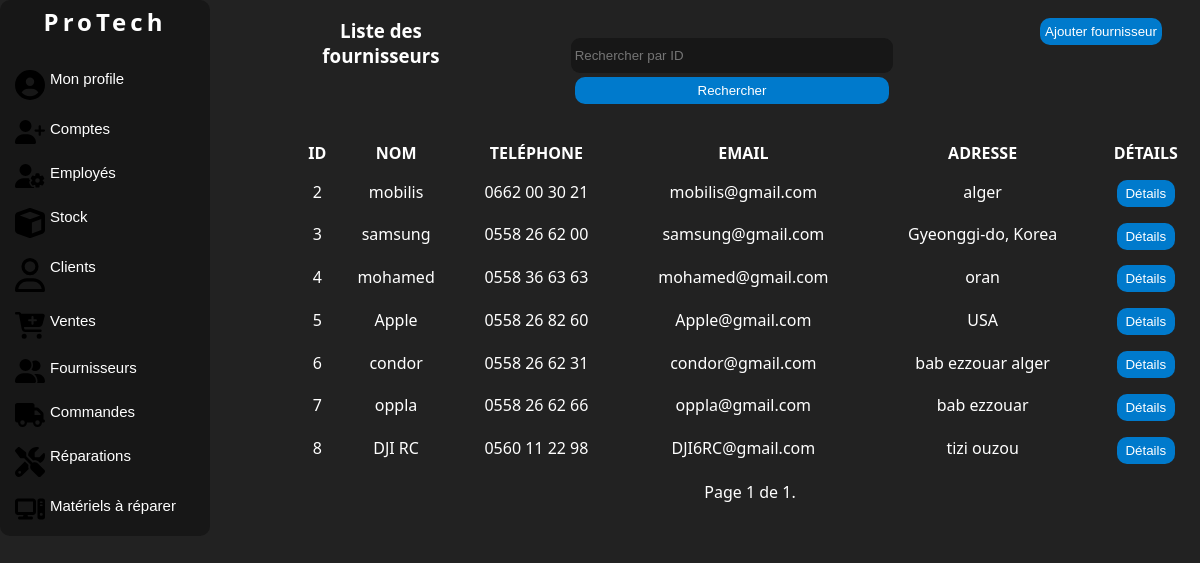
Page /fournisseurs/ (signed in) on the committed database.
### manager/models.py (models this page shows, shortened)
class Supplier(models.Model):
    name = models.CharField(max_length=100, db_column='Nom')
    phone = PhoneNumberField(unique=True, region='DZ', db_column='Téléphone')
    email = models.EmailField(unique=True, db_column='Email')
    address = models.TextField(db_column='Adresse')
    class Meta:
        db_table = 'Fournisseur'

### manager/views.py (the view)
# urls.py: path('fournisseurs/', views.SupplierListView.as_view(), name='supplier-list'),
class SupplierListView(LoginRequiredMixin,RoleRequiredMixin, ListView):
    model = Supplier
    template_name = 'listefournisseur.html'
    context_object_name = 'suppliers'
    paginate_by = 7
    form_class = FilterForm
    required_roles = ['Admin', 'Employé']
    def get_queryset(self):
        queryset = super().get_queryset()
        query = self.request.GET.get('query')
        if query:
            queryset = queryset.filter(id=query)
        return queryset
    def get_context_data(self, **kwargs):
        context = super().get_context_data(**kwargs)
        context['form'] = FilterForm(self.request.GET)
        return context

### manager/forms.py
class FilterForm(forms.Form):
    query = forms.IntegerField(label='', required=False,
                               widget=forms.TextInput(attrs={'placeholder': 'Rechercher par ID'}))

### manager/views.py (called while the page is built)
    def dispatch(self, request, *args, **kwargs):
        if not request.user.is_authenticated:
            return self.handle_no_permission()
        if not self.required_roles:  # if no role is required, continue
            return super().dispatch(request, *args, **kwargs)
        if not request.user.employee.role in self.required_roles:
            messages.error(request, 'Vous n\'avez pas la permission de consulter cette page.')
            return redirect('dashboard')  # or wherever
        return super().dispatch(request, *args, **kwargs)

### manager/templates/listefournisseur.html (shortened to what this page needs)
{% load static %}
{% load auth_extras %}
<!DOCTYPE html>
<html lang="en">
<head>
    <link rel="stylesheet" href="{% static 'css/style.css' %}">
    <link rel="stylesheet" href="{% static 'css/accueil.css' %}">
</head>
<body>
<div class="corp">
    <div class="nav">
        <div class="logo">
            <a href="{% url 'home' %}" class="link"><h2>ProTech</h2></a>
        </div>
        <br>
        <button class="value" onclick="location.href='{% url 'dashboard' %}'">
             Mon profile
        </button>
        {% if request.user.employee.role == 'Admin' %}
        <button class="value" onclick="location.href='{% url 'account-list' %}'">
            Comptes
        </button>
        <button class="value" onclick="location.href='{% url 'employee-list' %}'">
            Employés
        </button>
        {% endif %}
        {% if request.user.employee.role == 'Admin' or request.user.employee.role == 'Employé' %}
        <button class="value" onclick="location.href='{% url 'products-list' %}'">
            Stock
        </button>
        <button class="value" onclick="location.href='{% url 'client-list' %}'">
            Clients
        </button>
        <button class="value" onclick="location.href='{% url 'sale-list' %}'">
            Ventes
        </button>
        <button class="value" onclick="location.href='{% url 'supplier-list' %}'">
            Fournisseurs
        </button>
        <button class="value" onclick="location.href='{% url 'purchase-order-list' %}'">
            Commandes
        </button>
        {% endif %}
        {% if request.user.employee.role == 'Admin' or request.user.employee.role == 'Réparateur' %}
        <button class="value" onclick="location.href='{% url 'repair-list' %}'">
            Réparations
        </button>
        <button class="value" onclick="location.href='{% url 'hardware-list' %}'">
            Matériels à réparer
        </button>
        {% endif %}
    </div>
    <div class="liste">
        <div class="c1">
            <div class="colone1"><h3>Liste des fournisseurs</h3></div>
            <div class="colone1">
                <form method="GET" action="">
                    {{ form }}
                    <button class="button" type="submit">Rechercher</button>
                </form>
            </div>
            <div class="colone1">
                <button class="button" onclick="location.href='{% url 'add-supplier' %}';">Ajouter fournisseur</button>
            </div>
        </div>
        <div class="c2">
            {% if suppliers %}
            <table>
                <thead>
                <tr>
                    <th>Id</th>
                    <th>Nom</th>
                    <th>Teléphone</th>
                    <th>Email</th>
                    <th>Adresse</th>
                    <th>Détails</th>
                </tr>
                </thead>
                <tbody id="tbody">
                {% for supplier in suppliers %}
                <tr>
                    <td>{{ supplier.id }}</td>
                    <td>{{ supplier.name }}</td>
                    <td>{{ supplier.phone }}</td>
                    <td>{{ supplier.email }}</td>
                    <td>{{ supplier.address }}</td>
                    <td>
                        <button class="button" id="detaill"
                                onclick="location.href='{% url 'supplier-detail' supplier.id %}';">Détails
                        </button>
                    </td>
                </tr>
                {% endfor %}
                </tbody>
            </table>
            {% else %}
            <p>Pas de fournisseurs trouvés.</p>
            {% endif %}
            <div class="pagination">
                <span class="step-links">
                    <span class="current">
                        Page {{ page_obj.number }} de {{ page_obj.paginator.num_pages }}.
                    </span>
                </span>
            </div>
        </div>
    </div>
</body>
</html>

### manager/static/css/style.css (style rules this page uses)
* { padding: 0; margin: 0; }
body { background:#222 ; color: #fff; font-family:system-ui ; }
.corp { display: grid; grid-template-columns: 25% 75%; }
form { margin: auto; text-align: center; padding: 3%; }
input { width: 62%; height: 27px; outline: none; border: none; background: #111111a7; margin: 4px 0px; border-radius:9px ; padding: 4px; color:#fff; }
.button { width: 62%; height: 27px; border-radius:10px ; border: none; cursor: pointer; background: #007acc; color: white; transition: 0.7s; }
.nav { display: flex; flex-direction: column; width: 200px; background: #111111a7 ; justify-content: center; border-radius: 10px; transition: 1s; padding: 5px; overflow: hidden; }
.liste { text-align: center; display: grid; grid-template-rows: 20% 80%; }
.c1 { margin-top: 2%; display: grid; grid-template-columns: 18% 60% 22%; }
.c2 { margin-top: 2%; }
table { width: 100%; text-align: center; margin: 10px 0; }
table th { text-transform: uppercase; }
th,td { padding: 5px; padding-left: 1px; }
#detaill { margin-top: 4%; }

### manager/static/css/accueil.css (style rules this page uses)
* { padding: 0; margin: 0; }
body { background:#222 ; color: #fff; font-family:system-ui ; }
.link { text-decoration: none; color: white; }
.logo { text-align: center; letter-spacing: 4px; }
.value { font-size: 15px; background-color: transparent; border: none; padding: 10px; color: white; display: flex; position: relative; gap: 5px; cursor: pointer; border-radius: 10px; transition: 0.2s; box-sizing: border-box; }
.value::before { content: ""; position: absolute; top: 5px; left: -15px; width: 5px; height: 82%; background-color:#007acc ; border-radius: 5px; opacity: 0; transition: 1s; }
.value svg { width: 30px; }

### rows in the picture
Supplier: id "2", name "mobilis", phone "0662 00 30 21", email "mobilis@gmail.com", address "alger"
Supplier: id "3", name "samsung", phone "0558 26 62 00", email "samsung@gmail.com", address "Gyeonggi-do, Korea"
Supplier: id "4", name "mohamed", phone "0558 36 63 63", email "mohamed@gmail.com", address "oran"
Supplier: id "5", name "Apple", phone "0558 26 82 60", email "Apple@gmail.com", address "USA"
Supplier: id "6", name "condor", phone "0558 26 62 31", email "condor@gmail.com", address "bab ezzouar alger"
Supplier: id "7", name "oppla", phone "0558 26 62 66", email "oppla@gmail.com", address "bab ezzouar"
Supplier: id "8", name "DJI RC", phone "0560 11 22 98", email "DJI6RC@gmail.com", address "tizi ouzou"

### other values in the picture
{{ page_obj.number }} "1"
{{ page_obj.paginator.num_pages }} "1"
